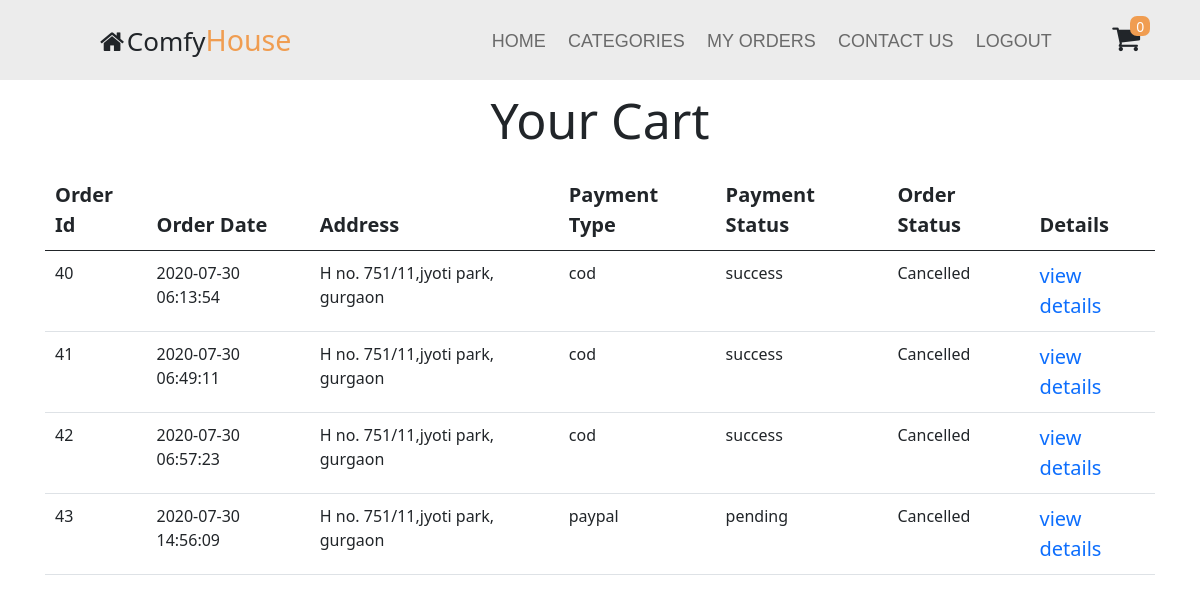
The page /your_orders.php on the database its author committed.
### tables this page shows
CREATE TABLE `orders` (
  `id` int(10) NOT NULL,
  `user_id` int(10) NOT NULL,
  `address` text NOT NULL,
  `city` varchar(255) NOT NULL,
  `pin` varchar(255) NOT NULL,
  `payment_type` varchar(255) NOT NULL,
  `total_price` float NOT NULL,
  `payment_status` varchar(255) NOT NULL,
  `order_status` int(11) NOT NULL,
  `timestamp` timestamp NOT NULL DEFAULT current_timestamp() ON UPDATE current_timestamp()
);

CREATE TABLE `order_status` (
  `id` int(11) NOT NULL,
  `name` varchar(255) NOT NULL
);

### includes/actions.inc.php (called while the page is built, shortened)
<?php include "dbh.inc.php";
    class Actions extends Dbh{
        private $table;
        public function __construct($stable,$susername='',$spassword=''){
            $this->table = $stable;
        }
        public function SelectAll(){
            $selectquery = "select * from $this->table";
            $stmt = $this->connect()->prepare($selectquery);
            $stmt->execute();
            if($stmt->rowCount()>0){
                $data = $stmt->fetchAll();
            }
            if(isset($data)){
                return $data;
            }
        }
    }
?>

### includes/dbh.inc.php (called while the page is built, shortened)
    <?php
class Dbh{
    public function connect(){
        $this->server="localhost";
        $this->username="root";
        $this->password="";
        $this->dbname="ecommerce";
        $this->charset="utf8mb4";
        try{
            $dsn = "mysql:host=".$this->server.";dbname=".$this->dbname.";charset=".$this->charset;
            $pdo = new PDO($dsn,$this->username,$this->password);
            return $pdo;
        }catch(PDOException $e){
            echo "eror". $e->getMessage();
        }
    }
}
?>

### your_orders.php (the view, shortened to what this page needs)
<?php
include "frontend/includes/loginheader.php"; ?>
<?php
$table ='';
$conn = new Actions('orders');
$data = $conn->SelectAll();
foreach($data as $d){
    $conn = new Actions("order_status");
    $order_statuss = $conn->SelectAll();
    foreach($order_statuss as $order_status){
        if($order_status["id"] == $d["order_status"]){
            $order_stts = $order_status["name"];
        }
    }
$table.=   '<tr>
                <td>'.$d["id"].'</td>
                <td>'.$d["timestamp"].'</td>
                <td>'.$d["address"].'</td>
                <td>'.$d["payment_type"].'</td>
                <td>'.$d["payment_status"].'</td>
                <td>'.$order_stts.'</td>
                <td><a href="order_details.php?id='.$d["id"].'">view details</a></td>
            </tr>';
}
?>
<h1 class="display-6 text-center mt-2">Your Cart</h1>
<div class="container">
    <div class="cart-div mt-3">
        <table class="table ">
            <thead>
                <th>Order Id</th>
                <th>Order Date</th>
                <th>Address</th>
                <th>Payment Type</th>
                <th>Payment Status</th>
                <th>Order Status</th>
                <th>Details</th>
            </thead>
                <?php if(isset($table)){echo $table;}?>
        </table>
    </div>
</div>
<?php include "frontend/includes/footer.php"; ?>

### frontend/css/style.css (style rules this page uses)
* { margin: 0; padding: 0; box-sizing: border-box; font-size:20px; outline:none; }
html { scroll-behavior: smooth; }
a { text-decoration: none; }

### your_orders.php (style rules this page uses)
tr td,select option { font-size:16px; }

### rows shown on the page
orders: id "40", timestamp "2020-07-30 06:13:54", address "H no. 751/11,jyoti park, gurgaon", payment_type "cod", payment_status "success", order_status.name "Cancelled"
orders: id "41", timestamp "2020-07-30 06:49:11", address "H no. 751/11,jyoti park, gurgaon", payment_type "cod", payment_status "success", order_status.name "Cancelled"
orders: id "42", timestamp "2020-07-30 06:57:23", address "H no. 751/11,jyoti park, gurgaon", payment_type "cod", payment_status "success"
order_status: name "Cancelled"
orders: id "43", timestamp "2020-07-30 14:56:09", address "H no. 751/11,jyoti park, gurgaon", payment_type "paypal", payment_status "pending"
